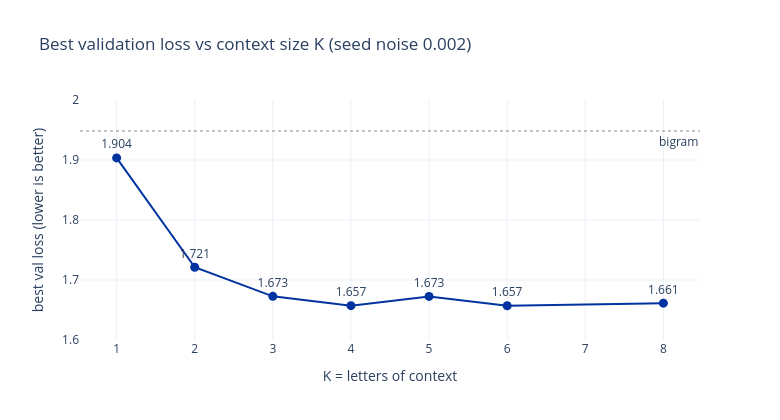

The notebook cell this image was saved under:
### Markdown cell above
The context knob deserves its own picture - $K$ is ordered, so a line through the seven
runs shows what each extra letter buys:

### Code cell
k_runs = [results[cfg_label(dict(base, K=k))] for k in knobs["K"]]
fig = go.Figure(go.Scatter(
    x=knobs["K"], y=[r[2] for r in k_runs], mode="lines+markers+text",
    text=[f"{r[2]:.3f}" for r in k_runs], textposition="top center", cliponaxis=False,
    line=dict(color=BLUE, width=2), marker=dict(size=9)))
fig.add_hline(y=bigram_loss, line=dict(color=GRAY, dash="dot", width=1),
              annotation_text="bigram", annotation_position="bottom right")
fig.update_layout(title=f"Best validation loss vs context size K (seed noise {noise:.3f})",
                  xaxis=dict(title="K = letters of context", dtick=1),
                  yaxis=dict(title="best val loss (lower is better)", range=[1.6, 2.0]),
                  width=780, height=420, template="plotly_white")
fig.show()

### Figure 1 — Plotly figure (JSON) as saved in the notebook; plotly's stock layout.template omitted (floating-point values rounded to 4 significant figures)
{"data": [{"cliponaxis": false, "line": {"color": "#0033A0", "width": 2}, "marker": {"size": 9}, "mode": "lines+markers+text", "text": ["1.904", "1.721", "1.673", "1.657", "1.673", "1.657", "1.661"], "textposition": "top center", "type": "scatter", "x": [1, 2, 3, 4, 5, 6, 8], "y": [1.904, 1.721, 1.673, 1.657, 1.673, 1.657, 1.661]}], "layout": {"annotations": [{"showarrow": false, "text": "bigram", "x": 1, "xanchor": "right", "xref": "x domain", "y": 1.948, "yanchor": "top", "yref": "y"}], "height": 420, "shapes": [{"line": {"color": "#888888", "dash": "dot", "width": 1}, "type": "line", "x0": 0, "x1": 1, "xref": "x domain", "y0": 1.948, "y1": 1.948, "yref": "y"}], "title": {"text": "Best validation loss vs context size K (seed noise 0.002)"}, "width": 780, "xaxis": {"dtick": 1, "title": {"text": "K = letters of context"}}, "yaxis": {"range": [1.6, 2.0], "title": {"text": "best val loss (lower is better)"}}}}
